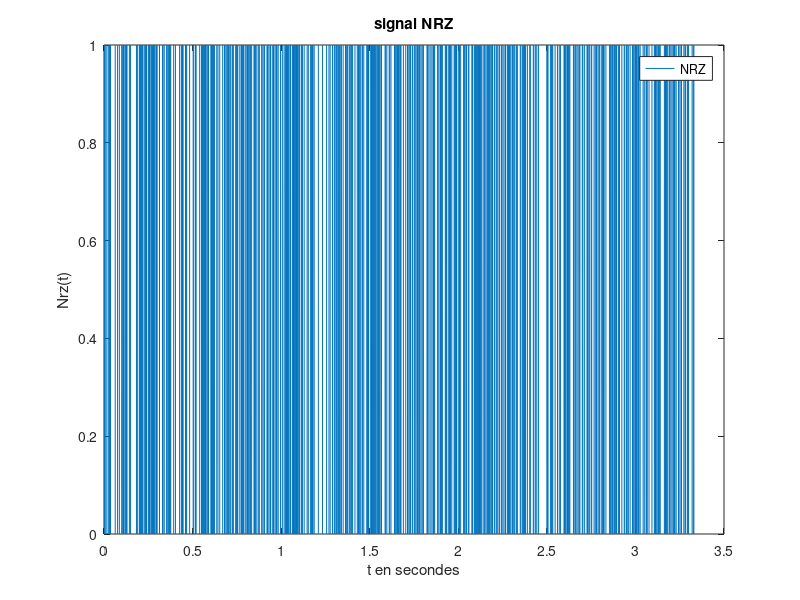

This figure's MATLAB source: (Note: this script raises an error after producing the figure.)
clc;
clear all;
close all;

fc = 1080;
delta_f = 100;
f0 = 6000;
f1 = 2000; %changement de valeur poar rapport à l'énoncé
fe = 48000;
Te = 1/fe;
Rb = 300; %Débit binaire
Tb = 1/Rb;
Ts = Tb;
Ns = floor((Ts)/(Te)); %floor partie entière

%% 3 Modem de fréquence
%3.1
%Génération du signal NRZ

bits = randi([0,1],1,1000);
NRZ = kron(bits, ones(1,Ns));
N = length(NRZ);
t = 0:Te:(N-1)*Te;

figure(1)

plot(t,NRZ);
title("signal NRZ")
xlabel('t en secondes')
ylabel('Nrz(t)')
legend('NRZ')

%DSP de NRZ
DSPs_NRZ = pwelch(NRZ,[],[],[],fe,'twosided'); %DSP simulée
DSPt_NRZ = Ts/4*(sinc(linspace(-fe/2,fe/2,length(DSPs_NRZ)).*Ts)).^2+dirac(linspace(-fe/2,fe/2,length(DSPs_NRZ)))/4;

figure(2)
title('DSP NRZ')
semilogy(linspace(-fe/2,fe/2, length(DSPs_NRZ)), fftshift(DSPs_NRZ),'r')
hold on;
xlabel('f');
ylabel('DSP(f)');
semilogy(linspace(-fe/2,fe/2, length(DSPs_NRZ)), DSPt_NRZ, 'b')
legend('DSP théorique NRZ','DSP simulée NRZ')
grid on;

%3.2 Génération du signal modulé en fréquence
phi0 = rand*2*pi;
phi1 = rand*2*pi;
x = (1-NRZ).*cos(2*pi*f0*t+phi0)+NRZ.*cos(2*pi*f1*t+phi1);

figure(3)
plot(t, x)
title('x(k)');
xlabel('t en secondes')
ylabel('x(t)')
legend('x(t)')
grid on;

DSPs_x = pwelch(x, [],[],[],fe,'twosided');

figure(4)
semilogy(linspace(-fe/2,fe/2, length(DSPs_x)), fftshift(DSPs_x),'r')
title("DSP x")
xlabel('f')
ylabel('DSP')
grid on;


%% 4 Canal de transmission à bruit additif, blanc et gaussien
%faire démo trouver formule passe bas idéal à faire

Px = mean(abs(x).^2);
SNRdb = 50;
Pb = Px/(10^(SNRdb/10));
sigma = sqrt(Pb);
bruitG = sigma*rand(1,N);
y = x + bruitG;
